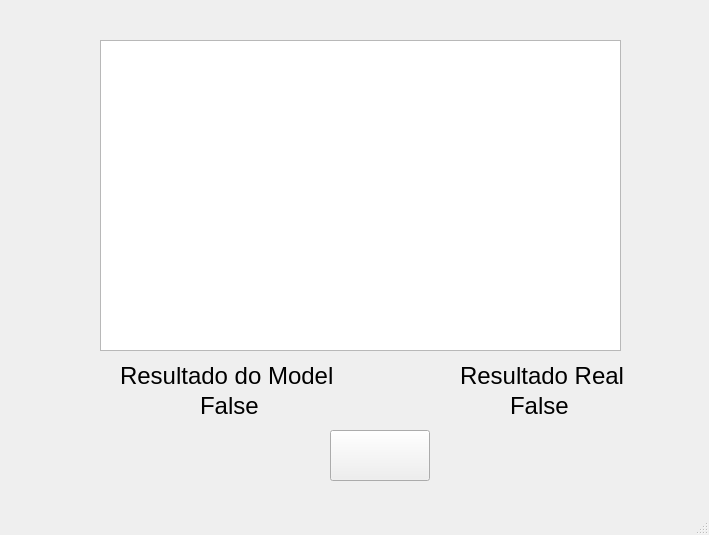
<?xml version="1.0" encoding="UTF-8"?>
<ui version="4.0">
 <class>MainWindow</class>
 <widget class="QMainWindow" name="MainWindow">
  <property name="geometry">
   <rect>
    <x>0</x>
    <y>0</y>
    <width>709</width>
    <height>535</height>
   </rect>
  </property>
  <property name="windowTitle">
   <string>MainWindow</string>
  </property>
  <widget class="QWidget" name="centralwidget">
   <widget class="QPlainTextEdit" name="Texto">
    <property name="geometry">
     <rect>
      <x>100</x>
      <y>40</y>
      <width>521</width>
      <height>311</height>
     </rect>
    </property>
    <property name="font">
     <font>
      <pointsize>18</pointsize>
     </font>
    </property>
    <property name="plainText">
     <string/>
    </property>
   </widget>
   <widget class="QPushButton" name="RecarregarButton">
    <property name="geometry">
     <rect>
      <x>330</x>
      <y>430</y>
      <width>100</width>
      <height>51</height>
     </rect>
    </property>
    <property name="styleSheet">
     <string notr="true"/>
    </property>
    <property name="text">
     <string/>
    </property>
    <property name="icon">
     <iconset>
      <normaloff>images/reload.png</normaloff>images/reload.png</iconset>
    </property>
    <property name="iconSize">
     <size>
      <width>40</width>
      <height>40</height>
     </size>
    </property>
   </widget>
   <widget class="QLabel" name="ResultadoModel">
    <property name="geometry">
     <rect>
      <x>120</x>
      <y>360</y>
      <width>221</width>
      <height>31</height>
     </rect>
    </property>
    <property name="font">
     <font>
      <pointsize>18</pointsize>
     </font>
    </property>
    <property name="text">
     <string>Resultado do Model</string>
    </property>
   </widget>
   <widget class="QLabel" name="ModelLabel">
    <property name="geometry">
     <rect>
      <x>200</x>
      <y>390</y>
      <width>61</width>
      <height>31</height>
     </rect>
    </property>
    <property name="font">
     <font>
      <pointsize>18</pointsize>
     </font>
    </property>
    <property name="text">
     <string>False</string>
    </property>
   </widget>
   <widget class="QLabel" name="ResultadoReal">
    <property name="geometry">
     <rect>
      <x>460</x>
      <y>360</y>
      <width>171</width>
      <height>31</height>
     </rect>
    </property>
    <property name="font">
     <font>
      <pointsize>18</pointsize>
     </font>
    </property>
    <property name="text">
     <string>Resultado Real</string>
    </property>
   </widget>
   <widget class="QLabel" name="RealLabel">
    <property name="geometry">
     <rect>
      <x>510</x>
      <y>390</y>
      <width>61</width>
      <height>31</height>
     </rect>
    </property>
    <property name="font">
     <font>
      <pointsize>18</pointsize>
     </font>
    </property>
    <property name="text">
     <string>False</string>
    </property>
   </widget>
  </widget>
  <widget class="QStatusBar" name="statusbar"/>
 </widget>
 <resources>
  <include location="images/images.qrc"/>
 </resources>
 <connections/>
</ui>
